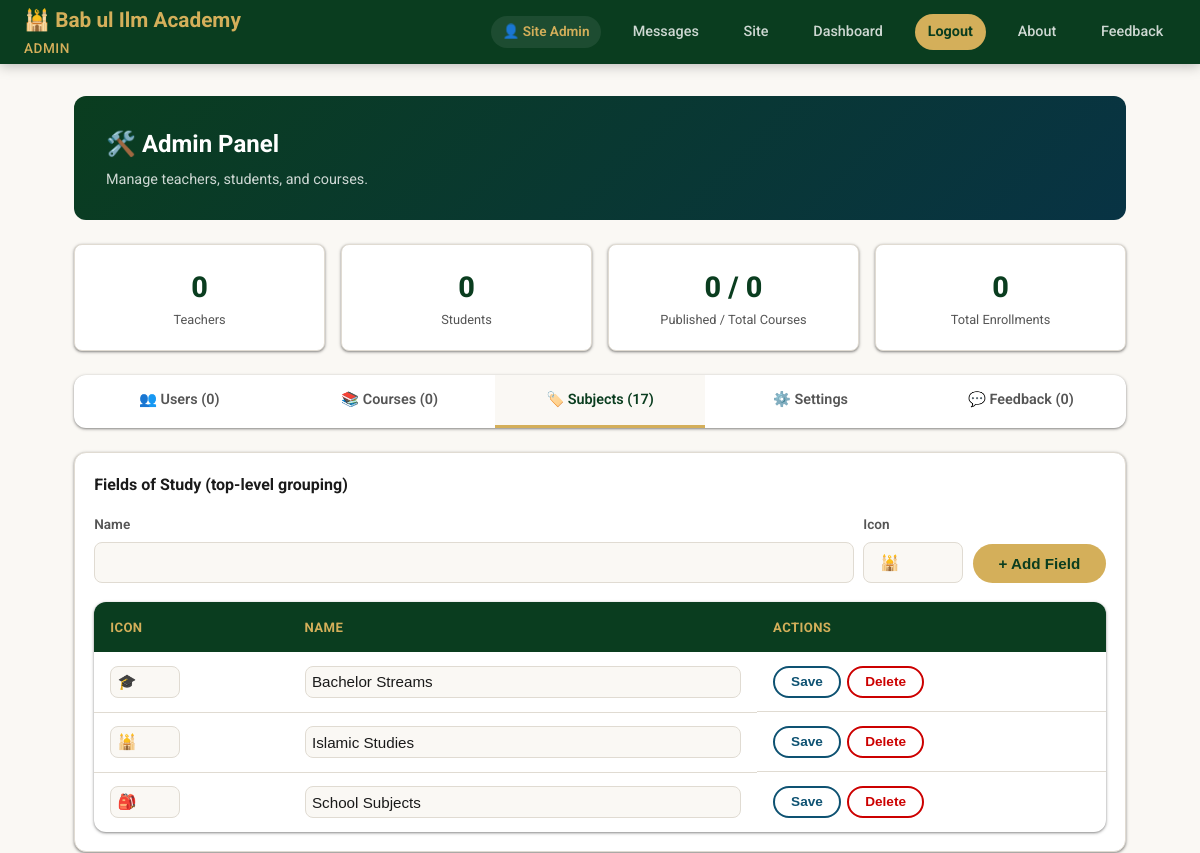
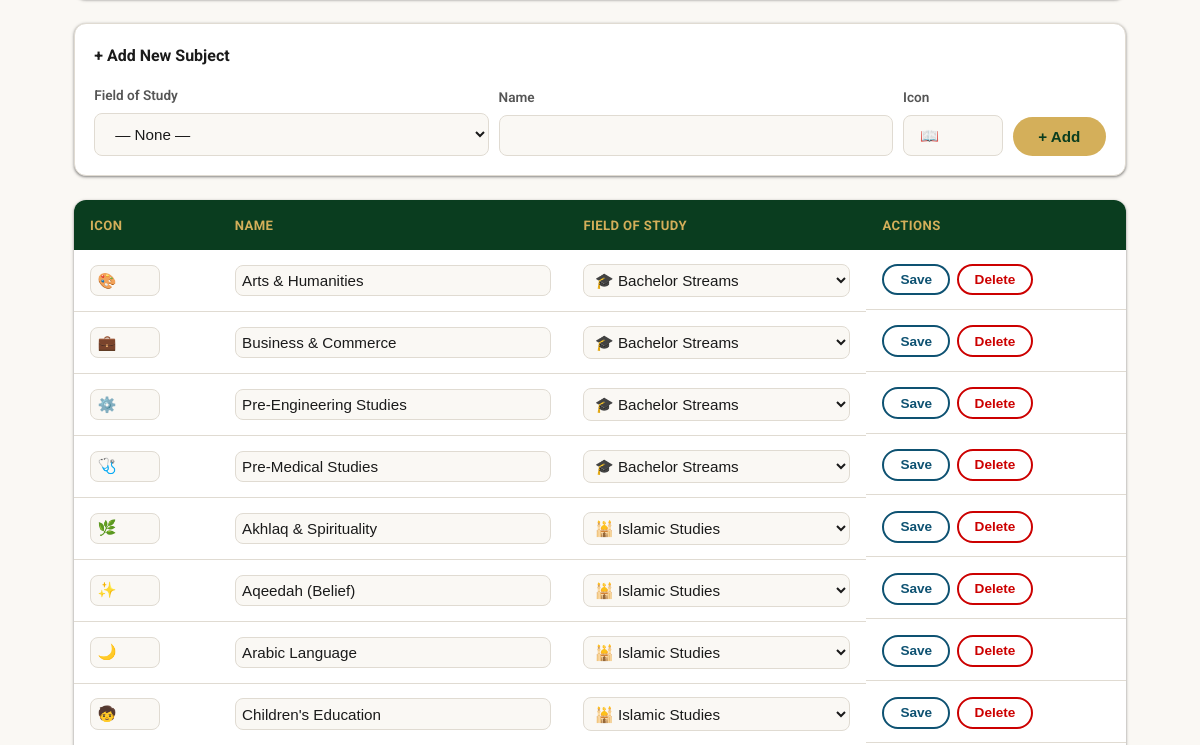
The app's page /admin.php?tab=subjects (signed in, upper part), older data (2 pictures, top to bottom).
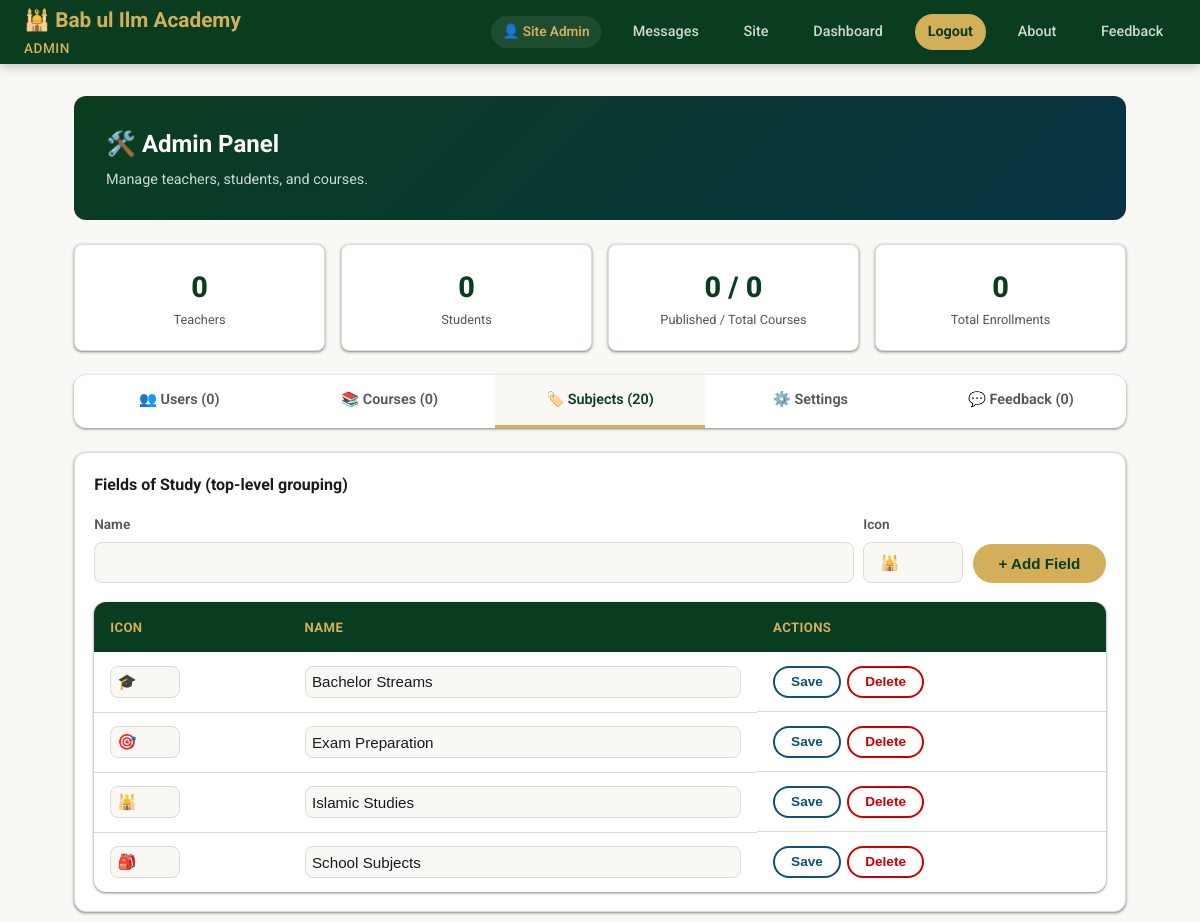
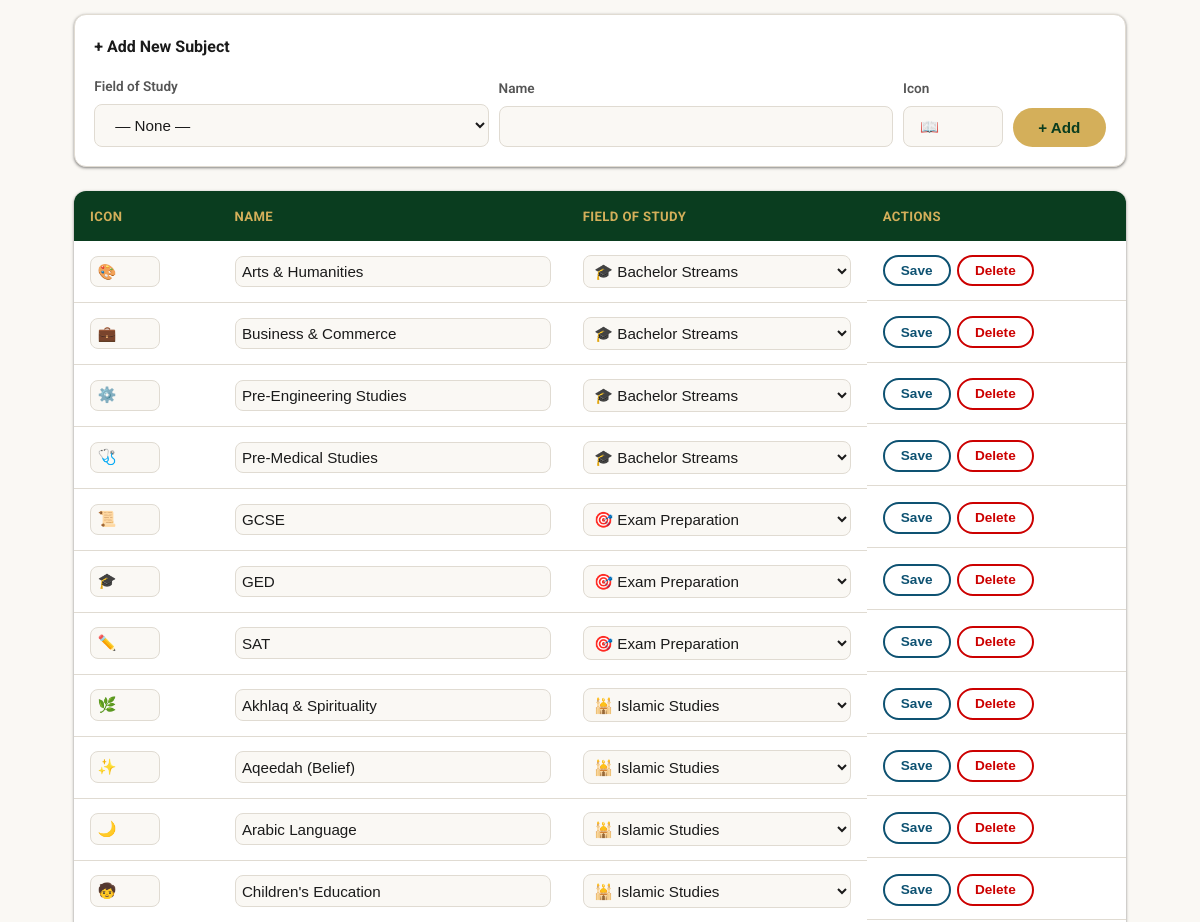
The same page, newer data (2 pictures, top to bottom).
### tables this page shows
CREATE TABLE IF NOT EXISTS fields_of_study (
    id   INT UNSIGNED AUTO_INCREMENT PRIMARY KEY,
    name VARCHAR(100) NOT NULL,
    icon VARCHAR(10)
);

CREATE TABLE IF NOT EXISTS subjects (
    id                INT UNSIGNED AUTO_INCREMENT PRIMARY KEY,
    field_of_study_id INT UNSIGNED NULL,
    name              VARCHAR(100) NOT NULL,
    icon              VARCHAR(10),
    FOREIGN KEY (field_of_study_id) REFERENCES fields_of_study(id) ON DELETE SET NULL
);

### db.php (called while the page is built, shortened)
<?php
function e(string $s): string {
    return htmlspecialchars($s, ENT_QUOTES, 'UTF-8');
}

### admin.php (the view, shortened to what the rows shown need)
<?php
require_once __DIR__ . '/db.php';
$tab = $_GET['tab'] ?? 'users';
$courses = $pdo->query(
    "SELECT c.*, u.name AS teacher_name, s.name AS subject_name,
            (SELECT COUNT(*) FROM enrollments e WHERE e.course_id = c.id) AS student_count
     FROM courses c JOIN users u ON u.id = c.teacher_id LEFT JOIN subjects s ON s.id = c.subject_id
     ORDER BY c.created_at DESC"
)->fetchAll();
$fieldsOfStudy = $pdo->query('SELECT * FROM fields_of_study ORDER BY name')->fetchAll();
$subjects = $pdo->query(
    'SELECT s.*, f.name AS field_name FROM subjects s LEFT JOIN fields_of_study f ON f.id = s.field_of_study_id ORDER BY f.name, s.name'
)->fetchAll();
?>
<!DOCTYPE html>
<html lang="en">
<head>
<link rel="stylesheet" href="style.css">
</head>
<body>
<div class="dashboard-wrap" style="max-width:1100px">
    <div class="dashboard-header">
        <h2>🛠️ Admin Panel</h2>
    </div>
    <?php if ($tab === 'courses'): ?>
        <div style="display:flex;justify-content:flex-end;margin-bottom:1rem">
            <a href="?export=courses" class="btn btn-outline btn-sm">⬇ Download CSV</a>
        </div>
        <table class="table">
            <thead><tr><th>Title</th><th>Teacher</th><th>Subject</th><th>Level</th><th>Price</th><th>Students</th><th>Status</th><th>Actions</th></tr></thead>
            <tbody>
                <?php foreach ($courses as $c): ?>
                <tr>
                    <td><a href="course.php?id=<?= (int) $c['id'] ?>" target="_blank"><?= e($c['title']) ?></a></td>
                    <td><?= e($c['teacher_name']) ?></td>
                    <td><?= e($c['subject_name'] ?? '—') ?></td>
                    <td><span class="badge badge-<?= e($c['level']) ?>"><?= e(ucfirst($c['level'])) ?></span></td>
                    <td><?= $c['price'] > 0 ? '$' . number_format((float) $c['price']) : 'Free' ?></td>
                    <td><?= (int) $c['student_count'] ?></td>
                    <td><span class="badge <?= $c['is_published'] ? 'badge-free' : 'badge-paid' ?>"><?= $c['is_published'] ? 'Published' : 'Draft' ?></span></td>
                    <td style="display:flex;gap:.4rem">
                        <a href="edit-course.php?id=<?= (int) $c['id'] ?>" class="btn btn-sm btn-outline">Edit</a>
                        <a href="course-students.php?id=<?= (int) $c['id'] ?>" class="btn btn-sm btn-outline">Students (<?= (int) $c['student_count'] ?>)</a>
                        <form method="post"><input type="hidden" name="_csrf" value="<?= e(csrf()) ?>"><button type="submit" name="toggle_published" value="<?= (int) $c['id'] ?>" class="btn btn-sm btn-outline"><?= $c['is_published'] ? 'Unpublish' : 'Publish' ?></button></form>
                    </td>
                </tr>
                <?php endforeach; ?>
            </tbody>
        </table>
    <?php elseif ($tab === 'subjects'): ?>
        <div class="card" style="margin-bottom:1.5rem"><div class="card-body">
            <table class="table" style="margin:0">
                <thead><tr><th>Icon</th><th>Name</th><th>Actions</th></tr></thead>
                <tbody>
                    <?php foreach ($fieldsOfStudy as $f): $ffid = 'field-' . (int) $f['id']; ?>
                    <tr>
                        <td><input type="text" name="icon" form="<?= $ffid ?>" value="<?= e($f['icon']) ?>" class="form-control" style="width:70px;padding:.4rem"></td>
                        <td><input type="text" name="name" form="<?= $ffid ?>" value="<?= e($f['name']) ?>" class="form-control" style="padding:.4rem"></td>
                        <td style="display:flex;gap:.4rem">
                            <form method="post" id="<?= $ffid ?>" style="display:inline">
                                <button type="submit" name="edit_field" value="<?= (int) $f['id'] ?>" class="btn btn-sm btn-outline">Save</button>
                            </form>
                            <form method="post" onsubmit="return confirm('Delete this field of study? Subjects in it will become ungrouped.')" style="display:inline">
                                <button type="submit" name="delete_field" value="<?= (int) $f['id'] ?>" class="btn btn-sm btn-outline" style="color:#c00;border-color:#c00">Delete</button>
                            </form>
                        </td>
                    </tr>
                    <?php endforeach; ?>
                </tbody>
            </table>
        </div></div>
        <table class="table">
            <thead><tr><th>Icon</th><th>Name</th><th>Field of Study</th><th>Actions</th></tr></thead>
            <tbody>
                <?php foreach ($subjects as $s): $fid = 'subj-' . (int) $s['id']; ?>
                <tr>
                    <td><input type="text" name="icon" form="<?= $fid ?>" value="<?= e($s['icon']) ?>" class="form-control" style="width:70px;padding:.4rem"></td>
                    <td><input type="text" name="name" form="<?= $fid ?>" value="<?= e($s['name']) ?>" class="form-control" style="padding:.4rem"></td>
                    <td>
                        <select name="field_of_study_id" form="<?= $fid ?>" class="form-control" style="padding:.4rem">
                            <?php foreach ($fieldsOfStudy as $f): ?>
                                <option value="<?= (int) $f['id'] ?>" <?= (int) $s['field_of_study_id'] === (int) $f['id'] ? 'selected' : '' ?>><?= e($f['icon']) ?> <?= e($f['name']) ?></option>
                            <?php endforeach; ?>
                        </select>
                    </td>
                    <td style="display:flex;gap:.4rem">
                        <form method="post" id="<?= $fid ?>" style="display:inline">
                            <button type="submit" name="edit_subject" value="<?= (int) $s['id'] ?>" class="btn btn-sm btn-outline">Save</button>
                        </form>
                        <form method="post" onsubmit="return confirm('Delete this subject? Courses using it will become uncategorized.')" style="display:inline">
                            <button type="submit" name="delete_subject" value="<?= (int) $s['id'] ?>" class="btn btn-sm btn-outline" style="color:#c00;border-color:#c00">Delete</button>
                        </form>
                    </td>
                </tr>
                <?php endforeach; ?>
            </tbody>
        </table>
    <?php endif; ?>
</div>
</body>
</html>

Row changes from the older to the newer data that the page shows:
added fields_of_study: icon "🎯", name "Exam Preparation", $f['id'] 4 (drawn)
added subjects: icon "📜", name "GCSE", field_of_study_id "🎯 Exam Preparation"
added subjects: icon "🎓", name "GED", field_of_study_id "🎯 Exam Preparation"
added subjects: icon "✏️", name "SAT", field_of_study_id "🎯 Exam Preparation"
Text that changed along with them:
count($subjects): "17" → "20"
